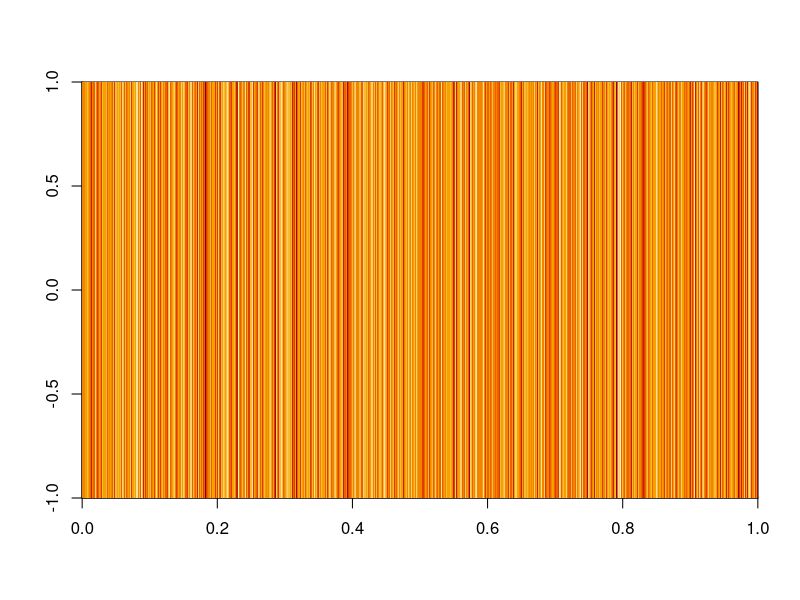
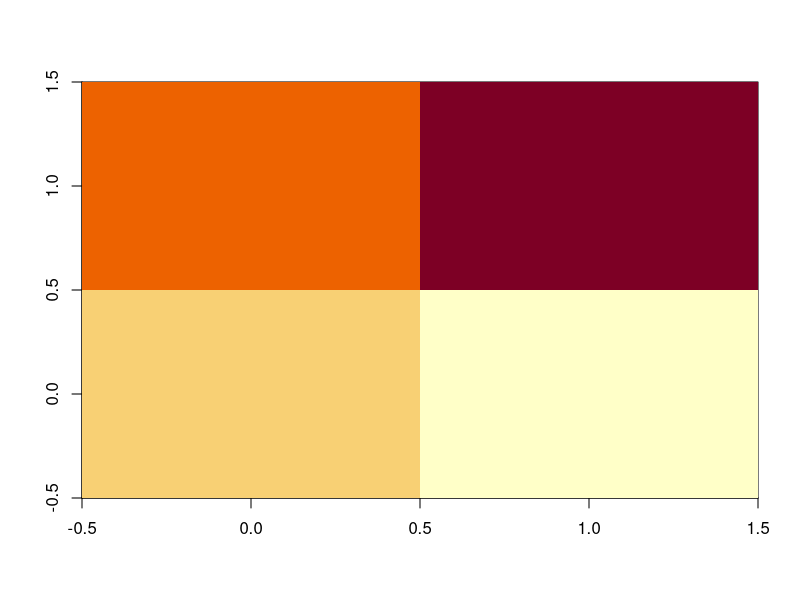
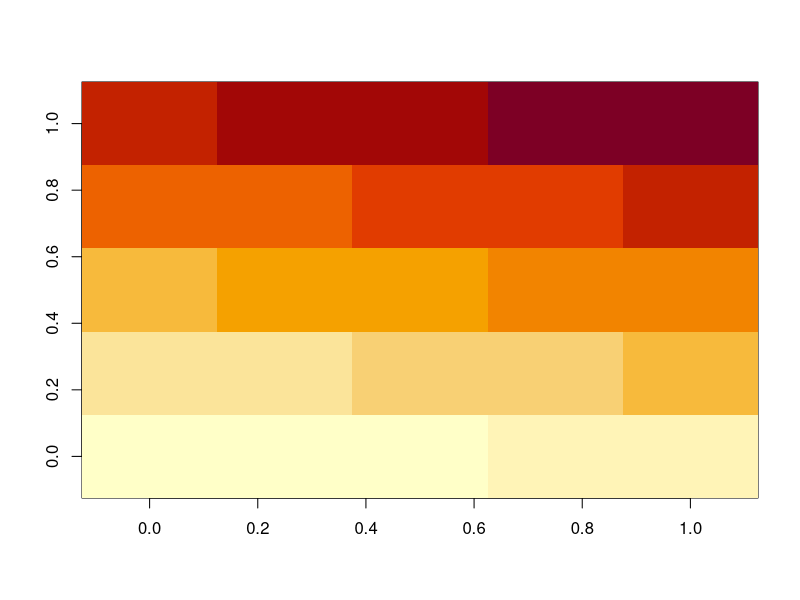
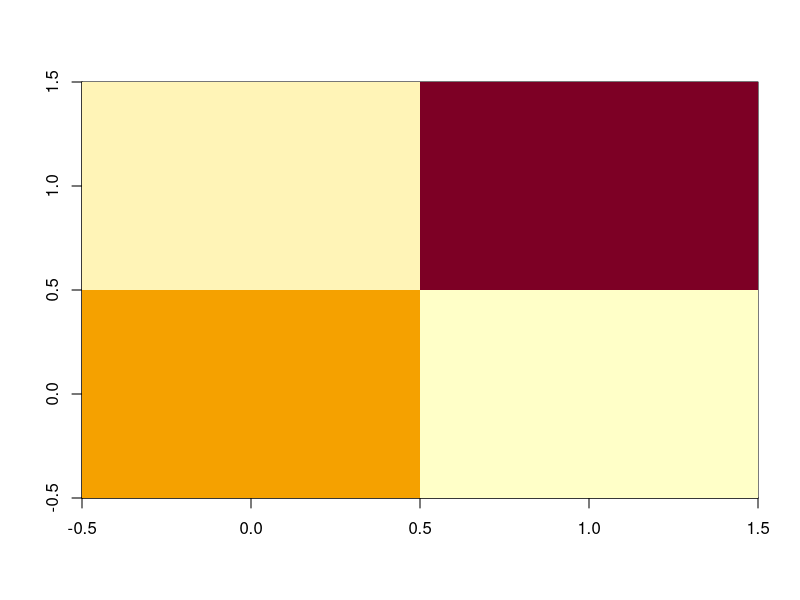
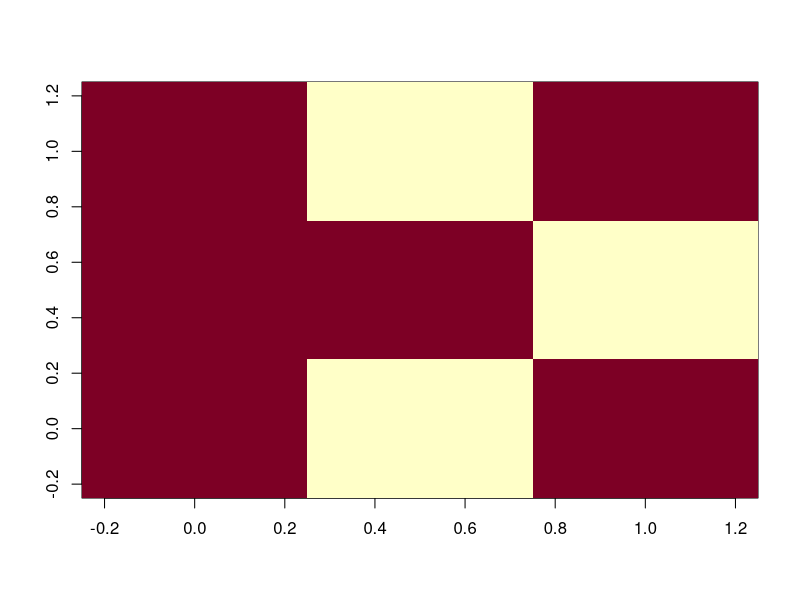

Generate these figures, in order, with R: (Note: this script raises an error after producing the figures.)

## Create a matrix of 10 columns
y = rbind(matrix(rnorm(100*20)))
y
dim(y)
image(y) 

## Matrix with given inputs 
n.mat = matrix(data = c(2, 3, 1, 4), ncol = 2, byrow = T)
dim(n.mat)
image(n.mat)


## Matrix with a sequence
seq.mat = matrix(data = 1:25, nrow = 5)
dim(seq.mat)
image(seq.mat)


## singular matrix
sing.mat1 = matrix(data = c(1, -2, -3, 6), nrow = 2, byrow = T)
image(sing.mat1)

sing.mat2 = matrix(data = c(1, 1, 1, 0, 1, 0, 1, 0, 1), nrow = 3, byrow = T)
image(sing.mat2)

# Inverse does not exist
solve(sing.mat2)


## Orthogonal Matrix
ortho.mat1 = matrix(data = c(1, 0, 0, -1), nrow = 2, byrow = T)
image(ortho.mat1)

# Inv(ortho.mat) == transpose(ortho.mat)
solve(ortho.mat)==t(ortho.mat)


ortho.mat2 = matrix(data = c(1, 0, 0, 1), nrow = 2, byrow = T)
image(ortho.mat2)


ortho.mat3 = matrix(data = c(0, 0, 0, 1,
                             0, 0, 1, 0,
                             1, 0, 0, 0,
                             0, 1, 0, 0), nrow = 4, byrow = T)

image(ortho.mat3)



y = rbind(matrix(rnorm(n = 50*20, mean = 100, sd = 2)))
dim(y)
image(y)

y = rbind(matrix(data = rnorm(n = 50*20, mean = 100, sd = 2), ncol = 20))
y
dim(y)
image(y)

d.mat = diag(x = 1, nrow = 10, ncol = 3)
d.mat
image(d.mat)

d.mat = diag(x = rnorm(10), nrow = 10, ncol = 10)
d.mat
image(d.mat)




y = rbind(matrix(rnorm(100*20, mean = 100, sd = 0.25), ncol = 20), 
          cbind(matrix(rnorm(100*10, mean = 100, sd = 1), ncol = 10),
          matrix(rnorm(100*10, mean= 100, sd = 4), ncol = 10)))
y
image(y)

y = matrix(data = 0, nrow = 10, ncol = 10)
image(y)







